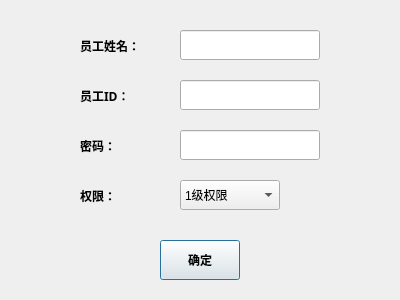
<?xml version="1.0" encoding="UTF-8"?>
<ui version="4.0">
 <class>addStaff</class>
 <widget class="QDialog" name="addStaff">
  <property name="geometry">
   <rect>
    <x>0</x>
    <y>0</y>
    <width>400</width>
    <height>300</height>
   </rect>
  </property>
  <property name="windowTitle">
   <string>员工添加</string>
  </property>
  <widget class="QLineEdit" name="nameEdit">
   <property name="geometry">
    <rect>
     <x>180</x>
     <y>30</y>
     <width>140</width>
     <height>30</height>
    </rect>
   </property>
  </widget>
  <widget class="QLineEdit" name="idEdit">
   <property name="geometry">
    <rect>
     <x>180</x>
     <y>80</y>
     <width>140</width>
     <height>30</height>
    </rect>
   </property>
  </widget>
  <widget class="QLineEdit" name="keyEdit">
   <property name="geometry">
    <rect>
     <x>180</x>
     <y>130</y>
     <width>140</width>
     <height>30</height>
    </rect>
   </property>
  </widget>
  <widget class="QPushButton" name="pushButton">
   <property name="geometry">
    <rect>
     <x>160</x>
     <y>240</y>
     <width>80</width>
     <height>40</height>
    </rect>
   </property>
   <property name="font">
    <font>
     <weight>75</weight>
     <bold>true</bold>
    </font>
   </property>
   <property name="text">
    <string>确定</string>
   </property>
  </widget>
  <widget class="QLabel" name="label">
   <property name="geometry">
    <rect>
     <x>80</x>
     <y>30</y>
     <width>81</width>
     <height>31</height>
    </rect>
   </property>
   <property name="font">
    <font>
     <family>微软雅黑</family>
     <weight>75</weight>
     <bold>true</bold>
    </font>
   </property>
   <property name="acceptDrops">
    <bool>false</bool>
   </property>
   <property name="text">
    <string>员工姓名：</string>
   </property>
  </widget>
  <widget class="QLabel" name="label_2">
   <property name="geometry">
    <rect>
     <x>80</x>
     <y>80</y>
     <width>81</width>
     <height>31</height>
    </rect>
   </property>
   <property name="font">
    <font>
     <family>微软雅黑</family>
     <weight>75</weight>
     <bold>true</bold>
    </font>
   </property>
   <property name="text">
    <string>员工ID：</string>
   </property>
  </widget>
  <widget class="QLabel" name="label_3">
   <property name="geometry">
    <rect>
     <x>80</x>
     <y>130</y>
     <width>81</width>
     <height>31</height>
    </rect>
   </property>
   <property name="font">
    <font>
     <family>微软雅黑</family>
     <weight>75</weight>
     <bold>true</bold>
    </font>
   </property>
   <property name="text">
    <string>密码：</string>
   </property>
  </widget>
  <widget class="QLabel" name="label_4">
   <property name="geometry">
    <rect>
     <x>80</x>
     <y>180</y>
     <width>81</width>
     <height>31</height>
    </rect>
   </property>
   <property name="font">
    <font>
     <family>微软雅黑</family>
     <weight>75</weight>
     <bold>true</bold>
    </font>
   </property>
   <property name="text">
    <string>权限：</string>
   </property>
  </widget>
  <widget class="QComboBox" name="comboBox">
   <property name="geometry">
    <rect>
     <x>180</x>
     <y>180</y>
     <width>100</width>
     <height>30</height>
    </rect>
   </property>
   <item>
    <property name="text">
     <string>1级权限</string>
    </property>
   </item>
   <item>
    <property name="text">
     <string>2级权限</string>
    </property>
   </item>
   <item>
    <property name="text">
     <string>3级权限</string>
    </property>
   </item>
   <item>
    <property name="text">
     <string>4级权限</string>
    </property>
   </item>
  </widget>
 </widget>
 <resources/>
 <connections>
  <connection>
   <sender>pushButton</sender>
   <signal>clicked()</signal>
   <receiver>addStaff</receiver>
   <slot>accept()</slot>
   <hints>
    <hint type="sourcelabel">
     <x>212</x>
     <y>219</y>
    </hint>
    <hint type="destinationlabel">
     <x>313</x>
     <y>229</y>
    </hint>
   </hints>
  </connection>
 </connections>
</ui>
